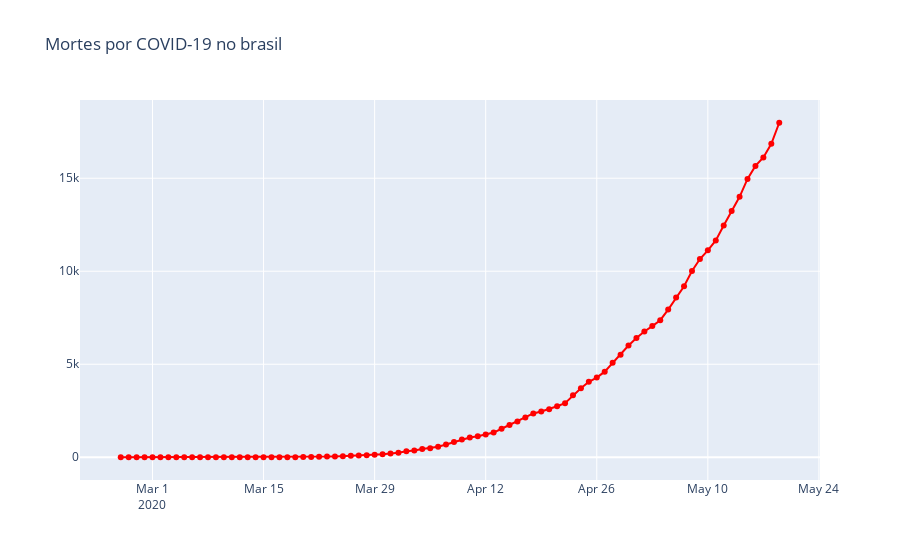

This figure's notebook cell:
### Markdown cell above
# Mortes casos por dia

### Code cell
fig = go.Figure()
fig.add_trace(
    go.Scatter(x=brasil.observationdate, y=brasil.deaths, name='Mortes',
               mode='lines+markers', line={'color':'red'}
               )
)

#Layout

fig.update_layout(title='Mortes por COVID-19 no brasil')
fig.show()
